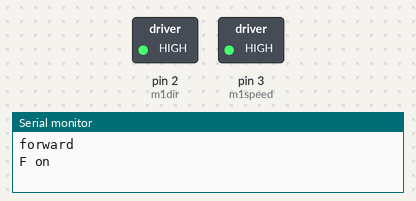
Simulated run of this sketch. Board: Arduino Uno, built with avr-gcc and run on an emulated ATmega328P. Parts: switched loads named in the sketch (green lamp = pin HIGH), the last lines printed to the serial monitor.

Above: at 1.0 s.
At 9.0 s:
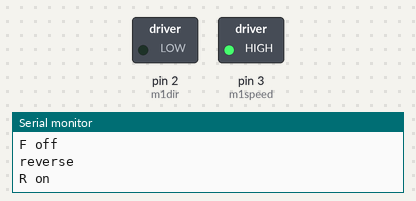
At 15.0 s:
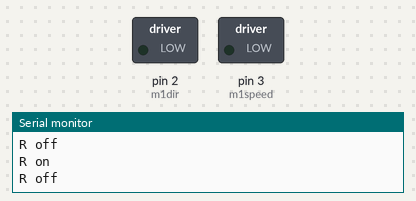
At 19.0 s:
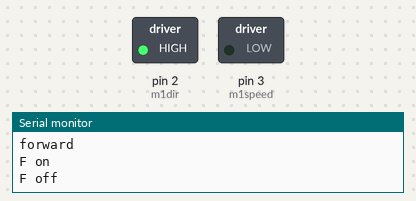
Timing chart, 0 to 20.8 s (numbered marks = the images above):
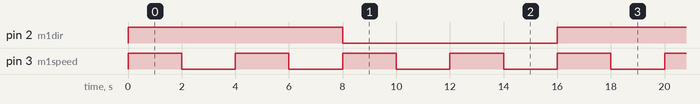

The sketch:

hbridge3.ino
```cpp
/*
controls a full h-bridge circuit to drive a dc motor
 */

int m1dir = 2;
int m1speed = 3;
int pause = 2000;


// the setup routine runs once when you press reset:
/* ------------------------------------------------------- */
void setup() {
  pinMode(m1dir, OUTPUT);
  pinMode(m1speed, OUTPUT);
  Serial.begin(9600);
}

void forward(int spd) {
  Serial.println("forward");
  digitalWrite(m1dir, HIGH);
  Serial.print("F speed ");
  Serial.println(spd);
  analogWrite(m1speed, spd);
  delay(pause);
}

void reverse(int spd) {
}

/* -------------------------------------------------------
 * MAIN
 * -------------------------------------------------------*/
void loop() {
  // forward
  Serial.println("forward");
  digitalWrite(m1dir, HIGH);
  Serial.println("F on");
  digitalWrite(m1speed, HIGH);
  delay(pause);
  Serial.println("F off");
  digitalWrite(m1speed, LOW);
  delay(pause);
  Serial.println("F on");
  digitalWrite(m1speed, HIGH);
  delay(pause);
  Serial.println("F off");
  digitalWrite(m1speed, LOW);
  delay(pause);


  Serial.println("reverse");
  digitalWrite(m1dir, LOW);
  Serial.println("R on");
  digitalWrite(m1speed, HIGH);
  delay(pause);
  Serial.println("R off");
  digitalWrite(m1speed, LOW);
  delay(pause);
  Serial.println("R on");
  digitalWrite(m1speed, HIGH);
  delay(pause);
  Serial.println("R off");
  digitalWrite(m1speed, LOW);
  delay(pause);
}
```

Measured:
- by itself, pin 2 (m1dir): alternates HIGH for 8.0 s and LOW for 8.0 s
- by itself, pin 3 (m1speed): alternates HIGH for 2.0 s and LOW for 2.0 s
- by itself, everything shown: repeats every 16.0 s, in 8 steps
